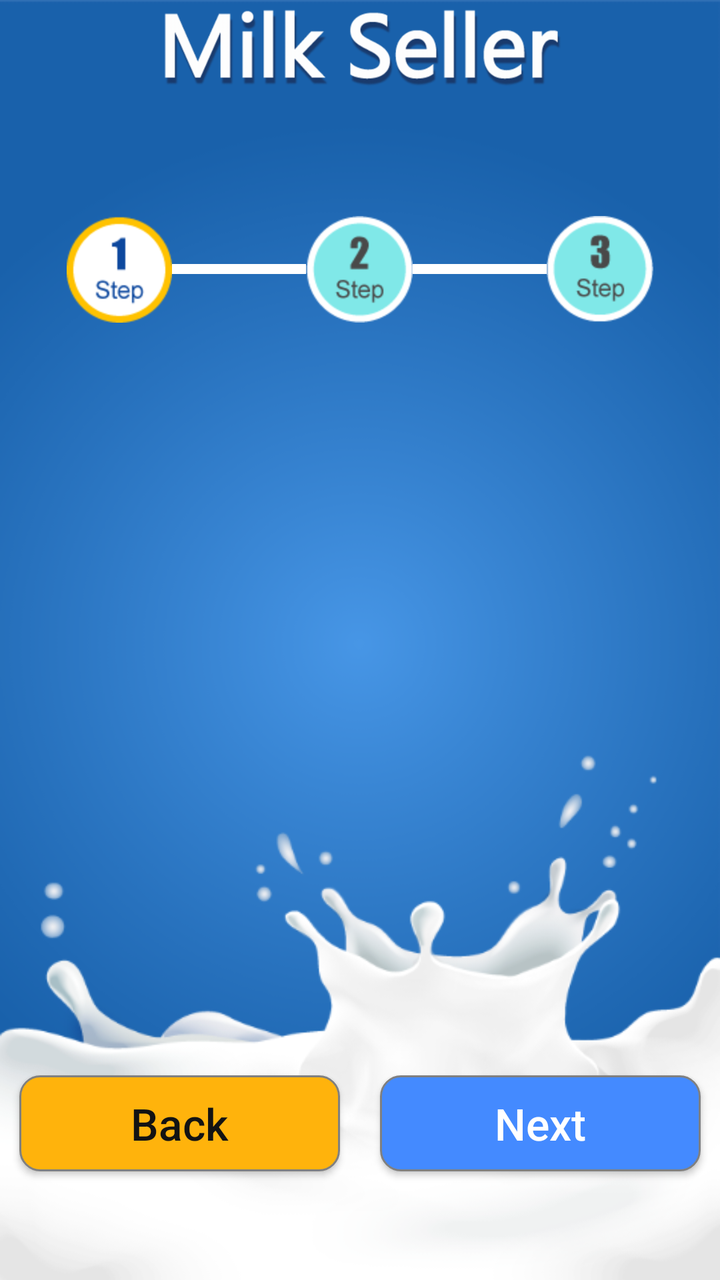
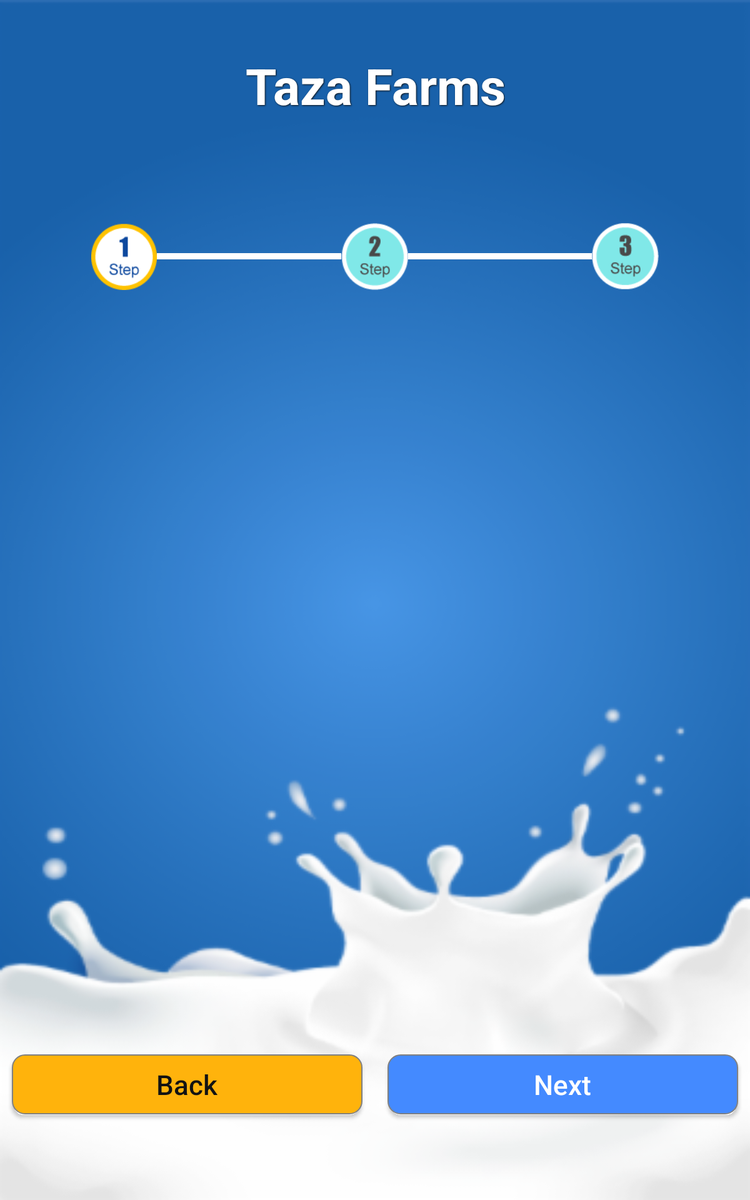

First picture: res/layout/ on a phone held upright. Second picture: the repository's own variant of that layout, on a device whose configuration matches the variant's folder. Source for both follows.
<!-- AndroidManifest.xml: activity theme AppTheme.NoActionBar -->
<!-- res/layout/activity_signup.xml -->
<?xml version="1.0" encoding="utf-8"?>
<layout xmlns:android="http://schemas.android.com/apk/res/android"
    xmlns:tools="http://schemas.android.com/tools">

    <LinearLayout
        android:id="@+id/activity_signup"
        android:layout_width="match_parent"
        android:layout_height="match_parent"
        android:background="@drawable/background_image"
        android:orientation="vertical"
        android:paddingBottom="@dimen/activity_vertical_margin"
        android:paddingLeft="@dimen/activity_horizontal_margin"
        android:paddingRight="@dimen/activity_horizontal_margin"
        android:paddingTop="@dimen/activity_vertical_margin"
        android:weightSum="5"
        tools:context="com.conformiz.milkconsumerapp.activities.SignupActivity">


        <LinearLayout
            android:id="@+id/ll_as_heading"
            android:layout_width="match_parent"
            android:layout_height="wrap_content"
            android:layout_weight="0.5"
            android:orientation="vertical"
            android:weightSum="2">


            <RelativeLayout
                android:layout_width="wrap_content"
                android:layout_height="0dp"
                android:layout_gravity="center_horizontal"
                android:layout_weight="1"
                android:gravity="center_vertical">

                <ImageView
                    android:layout_width="wrap_content"
                    android:layout_height="wrap_content"
                    android:layout_centerInParent="true"
                    android:src="@drawable/milk_seller_heading" />
            </RelativeLayout>


        </LinearLayout>

        <LinearLayout
            android:id="@+id/ll_steps"
            android:layout_width="match_parent"
            android:layout_height="wrap_content"
            android:layout_below="@+id/ll_as_heading"
            android:layout_centerHorizontal="true"
            android:layout_weight="0.5"
            android:orientation="horizontal"
            android:weightSum="3">


            <RelativeLayout
                android:layout_width="0dp"
                android:layout_height="wrap_content"
                android:layout_weight="1">

                <ImageView
                    android:id="@+id/iv_step1"
                    android:layout_width="wrap_content"
                    android:layout_height="wrap_content"
                    android:layout_centerHorizontal="true"
                    android:src="@drawable/step1_white" />

                <View
                    android:layout_width="match_parent"
                    android:layout_height="5dp"
                    android:layout_centerVertical="true"
                    android:layout_toEndOf="@+id/iv_step1"
                    android:layout_toRightOf="@+id/iv_step1"
                    android:background="@color/white">

                </View>
            </RelativeLayout>


            <RelativeLayout
                android:layout_width="0dp"
                android:layout_height="wrap_content"
                android:layout_weight="1">

                <View
                    android:layout_width="match_parent"
                    android:layout_height="5dp"
                    android:layout_centerVertical="true"
                    android:layout_toLeftOf="@+id/iv_step2"
                    android:layout_toStartOf="@+id/iv_step2"
                    android:background="@color/white"></View>

                <ImageView
                    android:id="@+id/iv_step2"
                    android:layout_width="wrap_content"
                    android:layout_height="wrap_content"
                    android:layout_centerHorizontal="true"
                    android:src="@drawable/step2_blue" />

                <View
                    android:layout_width="match_parent"
                    android:layout_height="5dp"
                    android:layout_centerVertical="true"
                    android:layout_toEndOf="@+id/iv_step2"
                    android:layout_toRightOf="@+id/iv_step2"
                    android:background="@color/white">

                </View>
            </RelativeLayout>

            <RelativeLayout
                android:layout_width="0dp"
                android:layout_height="wrap_content"
                android:layout_weight="1">

                <View
                    android:layout_width="match_parent"
                    android:layout_height="5dp"
                    android:layout_centerVertical="true"
                    android:layout_toLeftOf="@+id/iv_step3"
                    android:layout_toStartOf="@+id/iv_step3"
                    android:background="@color/white"></View>

                <ImageView
                    android:id="@+id/iv_step3"
                    android:layout_width="wrap_content"
                    android:layout_height="wrap_content"
                    android:layout_centerHorizontal="true"
                    android:src="@drawable/step3_blue" />

            </RelativeLayout>

        </LinearLayout>

        <FrameLayout
            android:id="@+id/sign_up_container"
            android:layout_width="match_parent"
            android:layout_height="0dp"
            android:layout_above="@+id/ll_back_next"
            android:layout_below="@+id/ll_steps"
            android:layout_centerInParent="true"
            android:layout_centerVertical="true"
            android:layout_marginTop="14dp"
            android:layout_weight="3"></FrameLayout>

        <LinearLayout
            android:id="@+id/ll_back_next"
            android:layout_width="match_parent"
            android:layout_height="wrap_content"
            android:layout_alignParentBottom="true"
            android:layout_weight="1"
            android:orientation="horizontal">


            <Button
                android:id="@+id/btn_back"
                android:layout_width="0dp"
                android:layout_height="wrap_content"
                android:layout_gravity="center"
                android:layout_margin="10dp"
                android:layout_weight="1"
                android:background="@drawable/btn_login_bg_yellow_round"
                android:text="Back"
                android:textAllCaps="false"
                android:textColor="@color/app_black"
                android:textSize="22sp" />


            <Button
                android:id="@+id/btn_next"
                android:layout_width="0dp"
                android:layout_height="wrap_content"
                android:layout_gravity="center"
                android:layout_margin="10dp"
                android:layout_weight="1"
                android:background="@drawable/btn_sign_up_round_blue"
                android:text="Next"
                android:textAllCaps="false"
                android:textColor="@color/white"
                android:textSize="22sp" />

        </LinearLayout>

    </LinearLayout>
</layout>
<!-- resources referenced by this layout -->
<resources>
  <color name="app_black">#131313</color>
  <color name="white">#FFFFFF</color>
  <!-- drawable background_image: png bitmap (drawable-hdpi, 37950 bytes) -->
  <!-- drawable btn_login_bg_yellow_round (drawable) -->
  <?xml version="1.0" encoding="utf-8"?>
  <shape xmlns:android="http://schemas.android.com/apk/res/android"
      android:shape="rectangle"
      android:thickness="0dp">
  
      <stroke
          android:width="1dp"
          android:color="@color/app_gray_light" />
      <solid android:color="@color/toggle_yellow" />
  
      <corners android:radius="10dp" />
  
  </shape>
  <!-- drawable btn_sign_up_round_blue (drawable) -->
  <?xml version="1.0" encoding="utf-8"?>
  <shape xmlns:android="http://schemas.android.com/apk/res/android"
      android:shape="rectangle"
      android:thickness="0dp">
  
      <stroke
          android:width="1dp"
          android:color="@color/app_gray_light" />
      <solid android:color="@color/colorAccent" />
  
      <corners android:radius="10dp" />
  
  </shape>
  <!-- drawable milk_seller_heading: png bitmap (drawable-hdpi, 19778 bytes) -->
  <!-- drawable step1_white: png bitmap (drawable-hdpi, 2341 bytes) -->
  <!-- drawable step2_blue: png bitmap (drawable-hdpi, 2533 bytes) -->
  <!-- drawable step3_blue: png bitmap (drawable-hdpi, 2556 bytes) -->
  <style name="AppTheme.NoActionBar" parent="Theme.AppCompat.Light.DarkActionBar">
          <item name="windowActionBar">false</item>
          <item name="windowNoTitle">true</item>
      </style>
  <color name="app_gray_light">#808080</color>
  <color name="toggle_yellow">#FFB30C</color>
  <color name="colorAccent">#448AFF</color>
</resources>
<!-- res/layout-large/activity_signup.xml (the repository's variant of the layout above) -->
<!-- drawn on a 7-inch tablet held upright -->
<?xml version="1.0" encoding="utf-8"?>
<layout xmlns:android="http://schemas.android.com/apk/res/android"
    xmlns:tools="http://schemas.android.com/tools">

    <LinearLayout
        android:id="@+id/activity_signup"
        android:layout_width="match_parent"
        android:layout_height="match_parent"
        android:background="@drawable/background_image"
        android:orientation="vertical"
        android:paddingBottom="@dimen/activity_vertical_margin"
        android:paddingLeft="@dimen/activity_horizontal_margin"
        android:paddingRight="@dimen/activity_horizontal_margin"
        android:paddingTop="@dimen/activity_vertical_margin"
        android:weightSum="5"
        tools:context="com.conformiz.milkconsumerapp.activities.SignupActivity">

        <LinearLayout
            android:gravity="center_vertical"
            android:id="@+id/ll_as_heading"
            android:layout_width="match_parent"
            android:layout_height="wrap_content"
            android:layout_weight="0.5"
            android:orientation="vertical"
            android:weightSum="2">


            <RelativeLayout
                android:layout_width="match_parent"
                android:layout_height="match_parent"
                android:layout_gravity="center_horizontal"
                >

                <TextView
                    android:shadowColor="@color/app_black"
                    android:shadowRadius="1.5"
                    android:shadowDx="1"
                    android:shadowDy="1"
                    android:textStyle="bold"
                    android:layout_centerInParent="true"
                    android:textSize="40sp"
                    android:gravity="center_horizontal"
                    android:text="Taza Farms"
                    android:textColor="@color/white"
                    android:layout_width="wrap_content"
                    android:layout_height="wrap_content" />
            </RelativeLayout>


        </LinearLayout>

        <LinearLayout
            android:gravity="center"
            android:id="@+id/ll_steps"
            android:layout_width="match_parent"
            android:layout_height="wrap_content"
            android:layout_weight="0.5"
            android:orientation="horizontal"
            android:weightSum="3">


            <RelativeLayout
                android:layout_width="0dp"
                android:layout_height="wrap_content"
                android:layout_weight="1">

                <ImageView
                    android:id="@+id/iv_step1"
                    android:layout_width="wrap_content"
                    android:layout_height="wrap_content"
                    android:layout_centerHorizontal="true"
                    android:src="@drawable/step1_white" />

                <View
                    android:layout_width="match_parent"
                    android:layout_height="5dp"
                    android:layout_centerVertical="true"
                    android:layout_toEndOf="@+id/iv_step1"
                    android:layout_toRightOf="@+id/iv_step1"
                    android:background="@color/white">

                </View>
            </RelativeLayout>

            <RelativeLayout
                android:layout_width="0dp"
                android:layout_height="wrap_content"
                android:layout_weight="1">

                <View
                    android:layout_width="match_parent"
                    android:layout_height="5dp"
                    android:layout_centerVertical="true"
                    android:layout_toLeftOf="@+id/iv_step2"
                    android:layout_toStartOf="@+id/iv_step2"
                    android:background="@color/white"></View>

                <ImageView
                    android:id="@+id/iv_step2"
                    android:layout_width="wrap_content"
                    android:layout_height="wrap_content"
                    android:layout_centerHorizontal="true"
                    android:src="@drawable/step2_blue" />

                <View
                    android:layout_width="match_parent"
                    android:layout_height="5dp"
                    android:layout_centerVertical="true"
                    android:layout_toEndOf="@+id/iv_step2"
                    android:layout_toRightOf="@+id/iv_step2"
                    android:background="@color/white">

                </View>
            </RelativeLayout>

            <RelativeLayout
                android:layout_width="0dp"
                android:layout_height="wrap_content"
                android:layout_weight="1">

                <View
                    android:layout_width="match_parent"
                    android:layout_height="5dp"
                    android:layout_centerVertical="true"
                    android:layout_toLeftOf="@+id/iv_step3"
                    android:layout_toStartOf="@+id/iv_step3"
                    android:background="@color/white"></View>

                <ImageView
                    android:id="@+id/iv_step3"
                    android:layout_width="wrap_content"
                    android:layout_height="wrap_content"
                    android:layout_centerHorizontal="true"
                    android:src="@drawable/step3_blue" />

            </RelativeLayout>

        </LinearLayout>

        <FrameLayout
            android:layout_gravity="center"
            android:id="@+id/sign_up_container"
            android:layout_width="match_parent"
            android:layout_height="0dp"
            android:layout_marginTop="14dp"
            android:layout_weight="3">


            
            
            
            
            

        </FrameLayout>

        <LinearLayout
            android:layout_weight="0.9"
            android:id="@+id/ll_back_next"
            android:layout_width="match_parent"
            android:layout_height="0dp"
            android:orientation="horizontal">


            <Button
                android:id="@+id/btn_back"
                android:layout_width="0dp"
                android:layout_height="wrap_content"
                android:layout_gravity="center"
                android:layout_margin="10dp"
                android:layout_weight="1"
                android:background="@drawable/btn_login_bg_yellow_round"
                android:text="Back"
                android:textAllCaps="false"
                android:textColor="@color/app_black"
                android:textSize="22sp" />

            <Button
                android:id="@+id/btn_next"
                android:layout_width="0dp"
                android:layout_height="wrap_content"
                android:layout_gravity="center"
                android:layout_margin="10dp"
                android:layout_weight="1"
                android:background="@drawable/btn_sign_up_round_blue"
                android:text="Next"
                android:textAllCaps="false"
                android:textColor="@color/white"
                android:textSize="22sp" />

        </LinearLayout>

    </LinearLayout>
</layout>
<!-- resources referenced by the variant -->
<!-- as a 7-inch tablet held upright resolves them -->
<resources>
  <color name="app_black">#131313</color>
  <color name="white">#FFFFFF</color>
  <!-- drawable background_image: png bitmap (drawable-hdpi, 37950 bytes) -->
  <!-- drawable btn_login_bg_yellow_round (drawable) -->
  <?xml version="1.0" encoding="utf-8"?>
  <shape xmlns:android="http://schemas.android.com/apk/res/android"
      android:shape="rectangle"
      android:thickness="0dp">
  
      <stroke
          android:width="1dp"
          android:color="@color/app_gray_light" />
      <solid android:color="@color/toggle_yellow" />
  
      <corners android:radius="10dp" />
  
  </shape>
  <!-- drawable btn_sign_up_round_blue (drawable) -->
  <?xml version="1.0" encoding="utf-8"?>
  <shape xmlns:android="http://schemas.android.com/apk/res/android"
      android:shape="rectangle"
      android:thickness="0dp">
  
      <stroke
          android:width="1dp"
          android:color="@color/app_gray_light" />
      <solid android:color="@color/colorAccent" />
  
      <corners android:radius="10dp" />
  
  </shape>
  <!-- drawable step1_white: png bitmap (drawable-hdpi, 2341 bytes) -->
  <!-- drawable step2_blue: png bitmap (drawable-hdpi, 2533 bytes) -->
  <!-- drawable step3_blue: png bitmap (drawable-hdpi, 2556 bytes) -->
  <style name="AppTheme.NoActionBar" parent="Theme.AppCompat.Light.DarkActionBar">
          <item name="windowActionBar">false</item>
          <item name="windowNoTitle">true</item>
      </style>
  <color name="app_gray_light">#808080</color>
  <color name="toggle_yellow">#FFB30C</color>
  <color name="colorAccent">#448AFF</color>
</resources>
